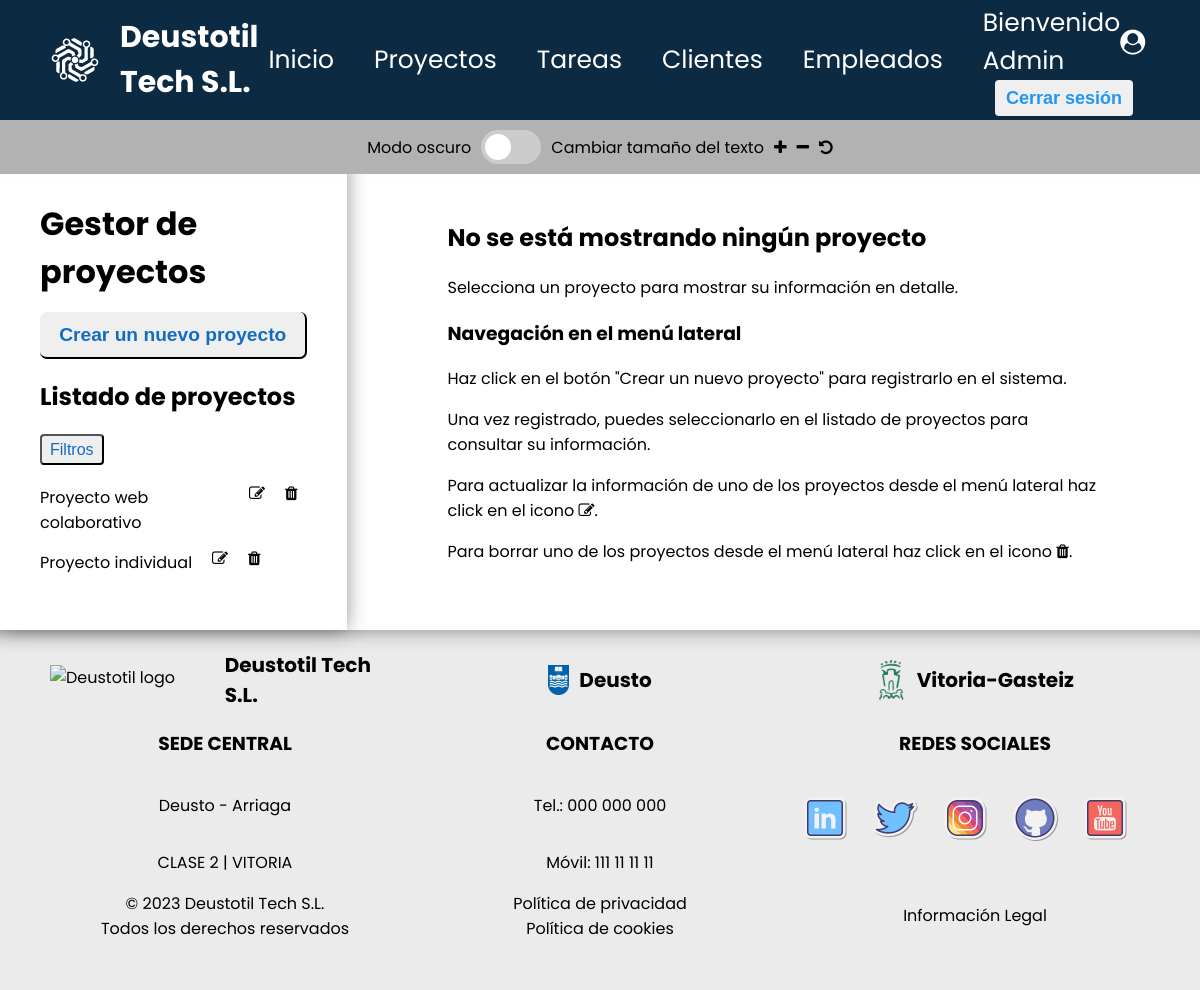
Page /appProyectos/proyectos/ (signed in) on the committed database.
### appProyectos/models.py (models this page shows, shortened)
class Proyecto(models.Model):
    nombre = models.CharField(max_length=155)
    descripcion = models.CharField(max_length=255)
    fecha_inicio = models.DateField()
    fecha_fin = models.DateField()
    presupuesto = models.FloatField()
    cliente = models.ForeignKey(Cliente, on_delete=models.CASCADE)
    responsable = models.ForeignKey(Empleado, on_delete=models.CASCADE)

### appProyectos/views.py (the view)
# urls.py: path('proyectos/', views.ProyectoListView.as_view(), name='index proyectos'),
class ProyectoListView(LoginRequiredMixin, ListView):
    model = Proyecto
    queryset = Proyecto.objects.order_by('id')
    def get_queryset(self):
        queryset = super().get_queryset()
        self.filterset = ProyectoFilter(self.request.GET, queryset=queryset)
        return self.filterset.qs
    def get_context_data(self, **kwargs):
        context = super().get_context_data(**kwargs)
        context['filter_form'] = self.filterset.form
        return context

### appProyectos/models.py (called while the page is built)
    def __str__(self):
        return f"{self.nombre} {self.apellido}"

    def __str__(self):
        return f"{self.nombre} {self.apellido}"

### appProyectos/templates/appProyectos/proyecto_list.html (shortened to what this page needs)
{% extends "base.html" %}
{% block contenido %}
<div id="container-main">
    <aside>
        <div>
            <h1>Gestor de proyectos</h1>
        </div>
        <div>
            <a href="{% url 'registrar proyecto' %}" class="button">
                <input class="button-big" type="button" value="Crear un nuevo proyecto">
            </a>
        </div>
        <div>
            <h2>Listado de proyectos</h2>
            <nav class="nav-light">
                <input class="button-small" type="button" value="Filtros" id="button-filter">
            {% if proyecto_list %}
            {% for p in proyecto_list %}
            <div>
                <a href="{% url 'proyecto' p.id %}">{{ p.nombre }}</a>
                <a href="{% url 'modificar proyecto' p.id %}">
                    <i class="fa fa-pencil-square-o" aria-hidden="true"></i>
                </a>
                <a href="{% url 'borrar proyecto' p.id %}">
                    <i class="fa fa-trash" aria-hidden="true"></i>
                </a>
            </div>
            {% endfor %}
            {% else %}
            <p>No hay proyectos creados.</p>
            {% endif %}
            </nav>
        </div>
    </aside>
    <section>
        {% block vista %}
        <h2>No se está mostrando ningún proyecto</h2>
        <p>Selecciona un proyecto para mostrar su información en detalle.</p>
        <h3>Navegación en el menú lateral</h3>
        <p>Haz click en el botón "Crear un nuevo proyecto" para registrarlo en el sistema.</p>
        <p>Una vez registrado, puedes seleccionarlo en el listado de proyectos para consultar su información.</p>
        <p>Para actualizar la información de uno de los proyectos desde el menú lateral haz click en el icono <i class="fa fa-pencil-square-o" aria-hidden="true"></i>.</p>
        <p>Para borrar uno de los proyectos desde el menú lateral haz click en el icono <i class="fa fa-trash" aria-hidden="true"></i>.</p>
        {% endblock vista %}
    </section>
</div>
{% load static %}
{% endblock contenido %}

### appProyectos/templates/base.html (shortened to what this page needs)
{% load static %}
<!DOCTYPE html>
<html lang="es">
<head>
    <link rel="stylesheet" href="{% static 'css/styles.css' %}?v=3.5">
    <link rel="stylesheet" href="https://cdnjs.cloudflare.com/ajax/libs/font-awesome/4.7.0/css/font-awesome.min.css">
</head>
<body>
    <header id="header-container">
        <div id="header-principal">
        <div>
            <a href="{% url 'index' %}">
                <img src="{% static 'images/logo-white.png' %}" alt="Deustotil logo blue" />
                <span class="cambiar-tamaño">Deustotil Tech S.L.</span>
            </a>
        </div>
        <nav>
            <ul>
                {% if request.user.is_authenticated %}
                <li>
                    <a class="link-header" href="{% url 'index' %}">Inicio</a>
                </li>
                <li>
                    <a class="link-header" href="{% url 'index proyectos' %}">Proyectos</a>
                </li>
                <li>
                    <a class="link-header" href="{% url 'index tareas' %}">Tareas</a>
                </li>
                <li>
                    <a class="link-header" href="{% url 'index clientes' %}">Clientes</a>
                </li>
                <li>
                    <a class="link-header" href="{% url 'index empleados' %}">Empleados</a>
                </li>
                <div id="header-account">
                <li>
                    <a class="link-header" href="{% url 'user' %}">Bienvenido {{ request.user | title }} <i class="fa fa-user-circle" aria-hidden="true"></i></a>
                </li>
                <li>
                    <a href="{% url 'logout' %}" class="button"><input type="button" class="button-header" value="Cerrar sesión"></a>
                </li>
                </div>
	            {% endif %}
            </ul>
        </nav>
    </div>
    <div id="accessibility-panel" class="header-light">
        <label for="toggle-darkmode">Modo oscuro</label>
        <label class="switch">
            <span class="slider"></span>
        </label>
        <label for="change-font-size">Cambiar tamaño del texto</label>
        <i class="fa fa-plus" aria-hidden="true" id="aumentar"></i>
        <i class="fa fa-minus" aria-hidden="true" id="reducir"></i>
        <i class="fa fa-undo" aria-hidden="true" id="restaurar"></i>
    </div>
    </header>
    <main>
        {% block contenido %}
        {% endblock contenido %}
    </main>
    <footer id="footer-principal" class="footer-light">
        <div class="footer-container">
            <div class="footer-item1">
                <img src="{% static 'images/logo.png' %}" alt="Deustotil logo white">
                <span>Deustotil Tech S.L.</span>
            </div>
            <div class="footer-item1">
                <img src="{% static 'images/deusto-logo.png' %}" alt="Deusto logo">
                <span>Deusto</span>
            </div>
            <div class="footer-item1">
                <img id="footer-logo-img" src="{% static 'images/vitoria-logo.png' %}" alt="Vitoria-Gasteiz">
                <span >Vitoria-Gasteiz</span>
            </div>
        </div>
        <div class="footer-container">
            <div class="footer-item2">
                <h3>SEDE CENTRAL</h3>
                <p>Deusto - Arriaga</p>
                <p>CLASE 2 | VITORIA</p>
            </div>
            <div class="footer-item2">
                <h3>CONTACTO</h3>
                <a class="link-block" href="tel:000 000 000">
                    <p>Tel.: 000 000 000</p>
                </a>
                <a class="link-block" href="tel:111 111 111">
                    <p>Móvil: 111 11 11 11</p>
                </a>
            </div>
            <div class="footer-item2">
                <h3>REDES SOCIALES</h3>
                <div>
                    <ul>
                        <li>
                            <a href="">
                                <img src="{% static 'images/linkedin-logo.png' %}" alt="logo linkedin">
                            </a>
                        </li>
                        <li>
                            <a href="">
                                <img src="{% static 'images/twitter-logo.png' %}" alt="logo twitter">
                            </a>
                        </li>
                        <li>
                            <a href="">
                                <img src="{% static 'images/instagram-logo.png' %}" alt="logo instagram">
                            </a>
                        </li>
                        <li>
                            <a href="https://github.com/MauricioTS15/proyectoColaborativo">
                                <img src="{% static 'images/github-logo.png' %}" alt="logo github">
                            </a>
                        </li>
                        <li>
                            <a href="">
                                <img src="{% static 'images/youtube-logo.png' %}" alt="logo youtube">
                            </a>
                        </li>
                    </ul>
                </div>
            </div>
        </div>
        <div class="footer-container">
            <div class="footer-item3">
                <span>© 2023 Deustotil Tech S.L.</span>
                <span>Todos los derechos reservados</span>
            </div>
            <div class="footer-item3">
                <a class="link-block" href="">
                    <span>Política de privacidad</span>
                </a>
                <a class="link-block" href="">
                    <span>Política de cookies</span>
                </a>
            </div>
            <div class="footer-item3">
                <a class="link-block" href="">
                    <span>Información Legal</span>
                </a>
            </div>
        </div>
    </footer>
</body>
</html>

### appProyectos/static/css/styles.css (style rules this page uses)
#header-container { position: fixed; width: 100%; z-index: 1; }
#header-principal { background-color: #0C2B43; display: flex; justify-content: space-between; height: 120px; align-items: center; box-shadow: 4px 7px 45px 5px rgba(0, 0, 0, 0.4); }
#header-principal div { display: flex; align-items: center; }
#header-principal div a { display: flex; align-items: center; text-decoration: none; }
#header-principal div a img { display: flex; align-items: center; margin-left: 50px; height: 50px; }
#header-principal div a span { font-size: 30px; color: white; font-weight: bold; margin-left: 20px; }
#header-principal nav { font-size: 25px; cursor: pointer; margin-right: 50px; }
#header-principal nav ul { display: flex; list-style: none; align-items: center; }
#header-principal nav ul li { margin: 0 20px; }
.link-header { color: white; text-decoration: none; }
#header-account { display: flex; flex-direction: column; }
.button-header { border-radius: 4px; padding: 0.4em 0.6em; font-size: large; font-weight: bold; color: rgb(33, 150, 243); transition: transform .1s; border: 0; }
#accessibility-panel { padding: 10px; display: flex; justify-content: center; align-items: center; gap: 10px; }
.header-light { background-color: rgb(178, 178, 178); }
#footer-principal { margin: 0; width: 100%; padding-top: 20px; padding-bottom: 20px; min-height: inherit; }
.footer-light { background-color: rgb(235, 235, 235); box-shadow: 0 20px 20px -20px rgba(0, 0, 0, 0.45) inset; }
.footer-container { display: flex; justify-content: space-between; margin-left: 50px; margin-right: 50px; }
.footer-item1 { display: flex; align-items: center; justify-content: center; width: 350px; }
.footer-item1 img { height: 30px; }
.footer-item1 span { font-size: 20px; font-weight: bold; margin-left: 10px; }
#footer-logo-img { height: 60px; }
.footer-item2 { display: flex; flex-direction: column; align-items: center; width: 350px; }
.footer-item2 ul { display: flex; padding-left: 0; }
.footer-item2 ul li { display: flex; margin-right: 20px; }
.footer-item2 ul li img { width: 50px; transition: transform .1s; }
.footer-item3 { display: flex; width: 350px; flex-direction: column; justify-content: center; align-items: center; }
.link-block { text-decoration: none; color: black; }
body { font-family: 'Poppins', sans-serif; margin: 0 auto; min-height: 40vh; }
main { padding-top: 160px; }
img { max-width: 100%; }
h1 { margin: 0 auto; }
.button { text-decoration: none; }
.button-big { border-radius: 7px; border-top: none; border-left: none; padding: 0.6em 1em; font-size: larger; font-weight: bold; color: rgb(17, 108, 194); transition: transform .1s; }
.button-small { border-radius: 4px; padding: 0.3em 0.5em; font-size: medium; color: rgb(17, 108, 194); transition: transform .1s; }
#button-filter { margin-bottom: 20px; }
#container-main { display: flex; }
#container-main aside { padding: 40px; width: 28%; box-shadow: 0px 0px 20px -1px rgba(0, 0, 0, 0.45); }
#container-main aside h1 { font-size: 2em; margin-bottom: 0.5em; }
#container-main aside nav div { display: flex; flex-direction: row; justify-content: flex-start; }
#container-main aside nav div a { display: flex; text-decoration: none; margin-bottom: 15px; margin-right: 10px; }
.nav-light div a { color: black; }
#container-main aside nav div i { display: flex; align-items: flex-start; margin-left: 10px; }
#container-main section { padding: 40px 100px; width: 70%; }
.switch { position: relative; display: inline-block; width: 60px; height: 34px; }
.slider { position: absolute; cursor: pointer; top: 0; left: 0; right: 0; bottom: 0; background-color: #ccc; -webkit-transition: .4s; transition: .4s; border-radius: 34px; }
.slider:before { position: absolute; content: ""; height: 26px; width: 26px; left: 4px; bottom: 4px; background-color: white; -webkit-transition: .4s; transition: .4s; border-radius: 50%; }

### rows in the picture
Proyecto: nombre "Proyecto web colaborativo"
Proyecto: nombre "Proyecto individual"

### other values in the picture
{{ request.user | title }} "Admin"
